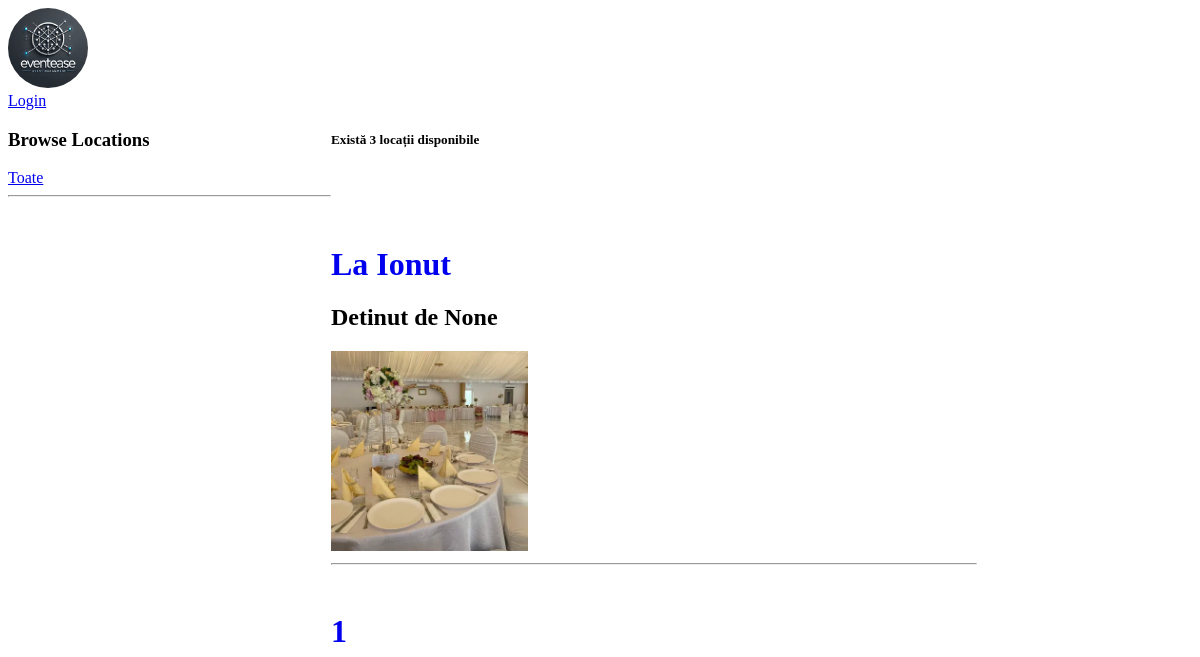
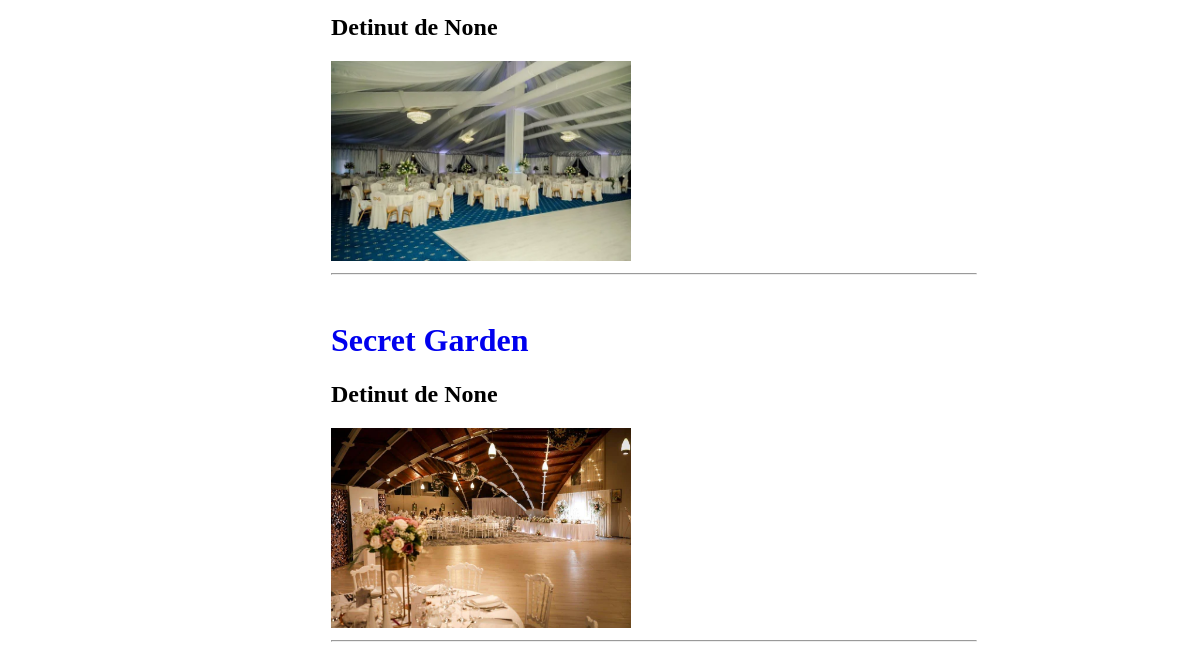
The app's page /, older data (2 pictures, top to bottom).
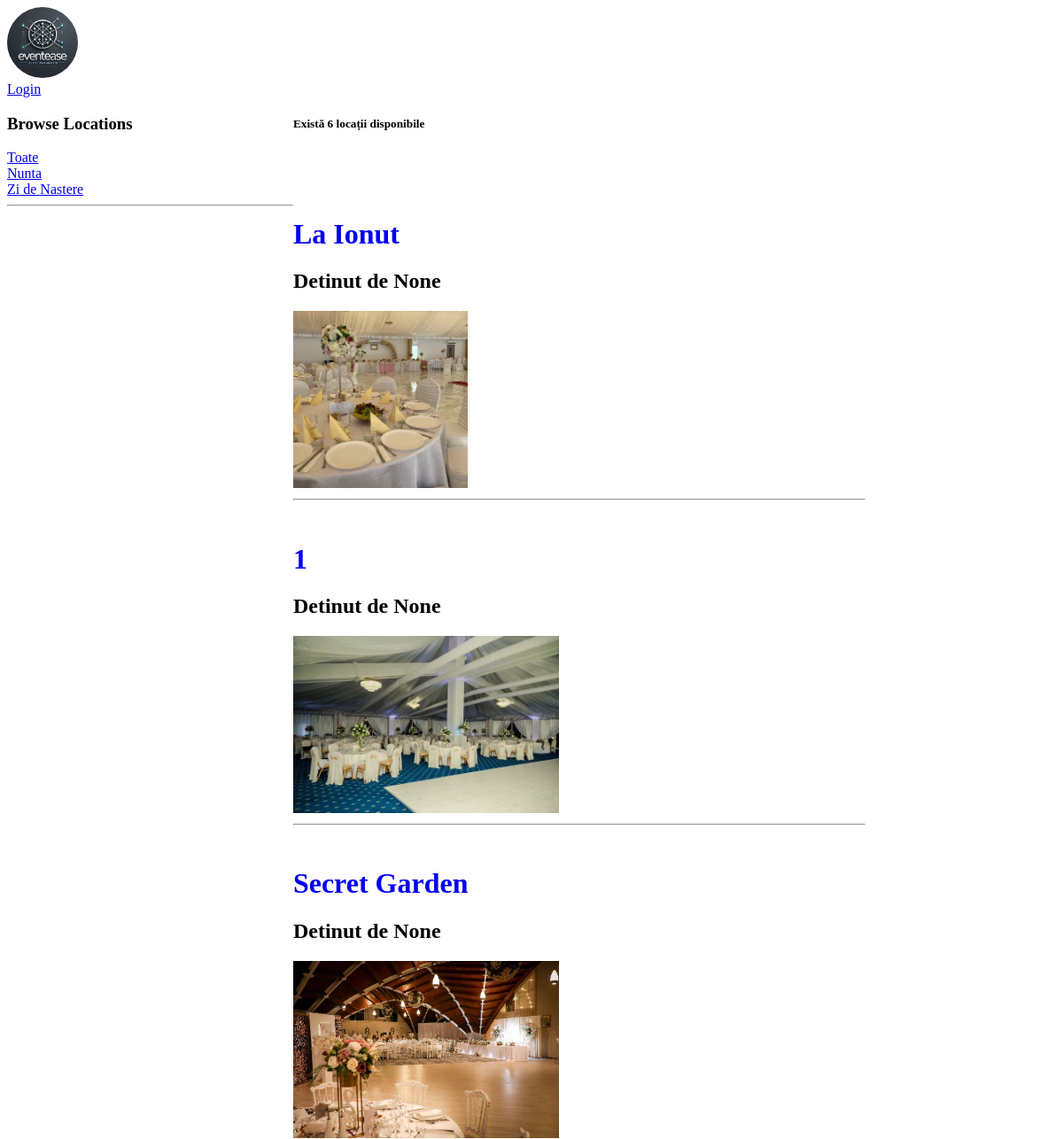
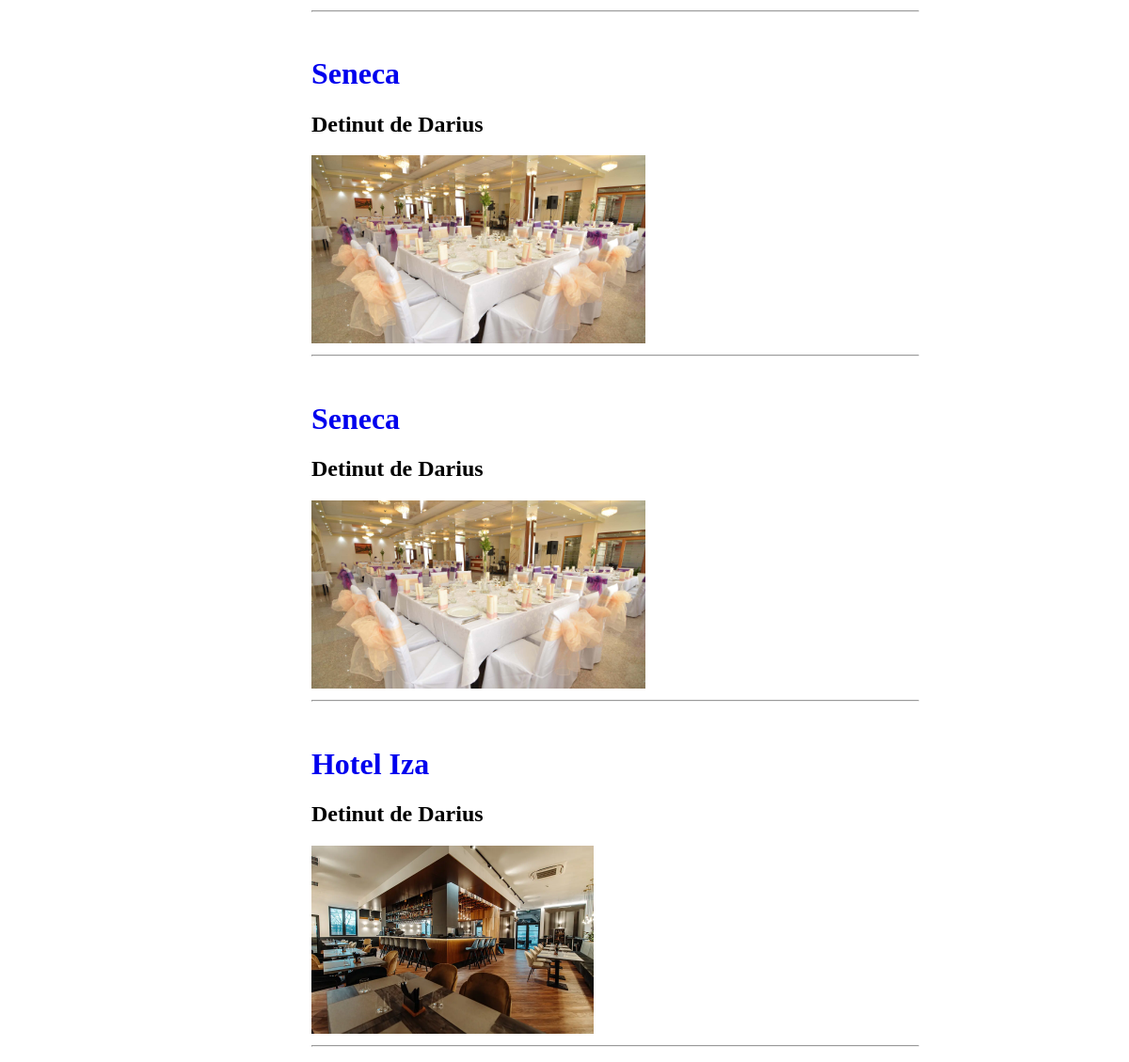
The same page, newer data (2 pictures, top to bottom).
### base/models.py (models this page shows, shortened)
class Location(models.Model):
    owner = models.ForeignKey(User, on_delete=models.SET_NULL, null=True)
    name = models.CharField(max_length=100)
    description = models.TextField(null=True, blank=True)
    gallery = models.ImageField(upload_to='images/', null=True, blank=True)
    location = models.TextField(max_length=100)
    types = models.ManyToManyField(Type, blank=True)

class Type(models.Model):
    name = models.CharField(max_length=100)

### base/views.py (the view)
def home(request):
    q = request.GET.get('q') if request.GET.get('q') != None else ''
    locations = Location.objects.filter(
        Q(types__name__icontains=q) |
        Q(name__icontains=q) |
        Q(description__icontains=q) |
        Q(owner__username__icontains=q) |
        Q(location__icontains=q)
        )
    users = User.objects.all()
    types = Type.objects.all()
    location_count = locations.count()
    profiles = Profile.objects.filter(approved=True)
    context = {
        'users' : users,
        'locations' : locations,
        'types' : types,
        'location_count' : location_count,
        'profiles' : profiles
        }
    return render(request, 'base/home.html', context)

### base/context_processors.py (called while the page is built)
def media_url(request):
    return {
        'MEDIA_URL': settings.MEDIA_URL
    }

### base/templates/base/home.html (shortened to what this page needs)
{% extends 'main.html' %}
{% block content %}
<div class="home-container">
    <div>
        <h3>
            Browse Locations
        </h3>
        <div>
            <a href="{% url 'home' %}">Toate</a>
        </div>
        {% for type in types %}
        <div>
            <a href="{% url 'home' %}?q={{ type.name }}">{{ type.name }}</a>
        </div>
        {% endfor %}
        <hr>
    </div>
    <div>
        <h5>
            {% if location_count == 1 %}
                O singură locație existentă
            {% elif location_count == 0 %}
                Nu există nicio locație care corespunde criteriilor
            {% else %}
                Există {{ location_count }} locații disponibile
            {% endif %}
        </h5>
        <br>
        <br>
        <div>
            {% for location in locations %}
            <div>
                <br>
                <h1><a style="text-decoration: none;" href="{% url 'location' location.name %}">{{ location.name }}</a>
                </h1>
                <h2>Detinut de {{ location.owner }} </h2>
                <img style="height: 200px;
                 width: auto;" src="{{ location.gallery.url }}" alt="{{ location.name }}">
                <hr>
            </div>
            {% endfor %}
        </div>
    </div>
</div>
{% endblock content %}

### templates/main.html (shortened to what this page needs)
{% load static %}
<!DOCTYPE html>
<html lang="en">
<head>
</head>
<body>
    {% include 'navbar.html' %}
    {% block content %}
    {% endblock %}
</body>
</html>

### templates/navbar.html (shortened to what this page needs)
<a href="{% url 'home' %}">
    <img  style="width: 80px; height:auto; border-radius: 80px;" src="{{ MEDIA_URL }}logos/logo.jpg" alt="EventEase Logo" height="50">
</a>
<br>
{% if request.user.is_authenticated %}
    {% if request.path == '/' %}
        <h1>Hello {{ user.username }} </h1>
        <a href="{% url 'logout' %}">Logout</a>
    {% endif %}
{% else %}
    {% if request.path != '/login/' and request.path != '/register/' %}
        <a href="{% url 'login' %}">Login</a>
    {% endif %}
{% endif %}

### base/templates/base/home.html (style rules this page uses)
.home-container { display: grid; grid-template-columns: 1.5fr 3fr 1fr; }

Row changes from the older to the newer data that the page shows:
added Type: name "Nunta"
added Type: name "Zi de Nastere"
added Location: name "Seneca", owner "Darius", gallery (picture)
added Location: name "Hotel Iza", owner "Darius", gallery (picture)
Text that changed along with them:
{{ location_count }}: "3" → "6"
